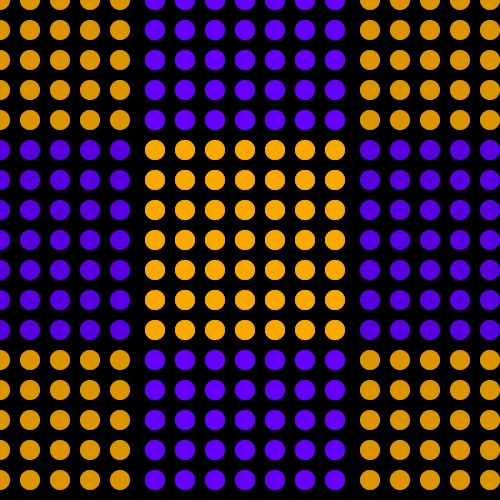
Frame 1 (no input)
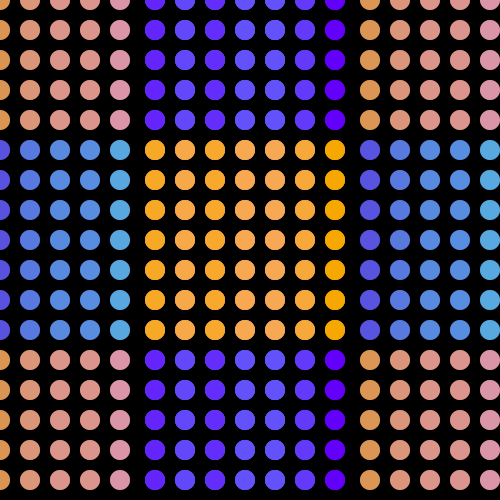
Frame 60 (the mouse pressed at the canvas centre just before this capture)
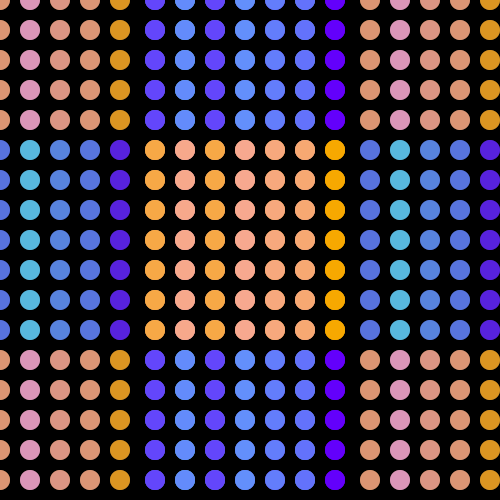
Frame 120 (the mouse held since frame 60 and released just before this capture)

The Processing sketch that drew these frames (run headless with seeded random() and noise(); from frame 60 on, the mouse is pressed at the canvas centre):

// Processing sketch: processing_166814
// ── processing_166814.pde

float[][]eColor = new float[6][8];
float[][]rect = new float[6][8];
float[][]speed = {{0.1, 0.5, 0.3, 0.2, 1.5, 0.5,0.4, 0.8},    //円の拡大縮小のスピード
                   {1.0, 2.0, 1.5, 2.0, 0.3, 1.1,1.0, 2.0},
                   {0.4, 0.8, 0.8, 1.1, 1.4, 2.0,0.1, 0.5},
                   {0.1, 0.5, 0.3, 0.2, 1.5, 1.3,2.0, 0.5},    
                   {1.0, 2.0, 1.5, 2.0, 0.5, 0.7,1.1, 1.4},
                   {0.4, 0.8, 0.08, 1.1, 1.4, 0.9,1.5, 2.0}};

float minSize = 1;
float maxSize = 100;



void setup(){
  size(500,500);
  background(0);
  smooth();
  noStroke();
  fill(0);
  rectMode(CENTER);
  
  for(int y = 0; y < 6; y++){
    for(int x = 0; x < 6; x++){
     rect[y][x] = maxSize;
     eColor[y][x] = 0;
    }
  }
}


void draw(){
  background(0);
  
    for(int y = 0; y < 3; y++){
    for(int x = 0; x < 5; x++){

      eColor[y][x] += speed[y][x]; 
      if(rect[y][x] > maxSize || rect[y][x] < minSize || eColor[y][x] > 255 || eColor[y][x] < 0)speed[y][x] = -speed[y][x];
      
      fill(250, 170, eColor[y][x], 127);
      ellipse(x*30, 0, 20, 20); 
      
      fill(250, 170, eColor[y][x], 127);
      ellipse(x*30, 30, 20, 20); 
      
      fill(250, 170, eColor[y][x], 127);
      ellipse(x*30, 60, 20, 20); 
      
      fill(250, 170, eColor[y][x], 127);
      ellipse(x*30, 90, 20, 20); 
      
      fill(250, 170, eColor[y][x], 127);
      ellipse(x*30, 120, 20, 20); 
      
      fill(100, eColor[y][x], 255, 127);
      ellipse(x*30, 150, 20, 20); 
      
      fill(100, eColor[y][x], 255, 127);
      ellipse(x*30, 180, 20, 20); 
      
      fill(100, eColor[y][x], 255, 127);
      ellipse(x*30, 210, 20, 20); 
      
      fill(100, eColor[y][x], 255, 127);
      ellipse(x*30, 240, 20, 20); 
      
      fill(100, eColor[y][x], 255, 127);
      ellipse(x*30, 270, 20, 20); 
      
      fill(100, eColor[y][x], 255, 127);
      ellipse(x*30, 300, 20, 20); 
 
      fill(100, eColor[y][x], 255, 127);
      ellipse(x*30, 330, 20, 20);    
    
      fill(250, 170, eColor[y][x], 127);
      ellipse(x*30, 360, 20, 20); 
      
      fill(250, 170, eColor[y][x], 127);
      ellipse(x*30, 390, 20, 20); 
      
      fill(250, 170, eColor[y][x], 127);
      ellipse(x*30, 420, 20, 20); 
      
      fill(250, 170, eColor[y][x], 127);
      ellipse(x*30, 450, 20, 20); 
      
      fill(250, 170, eColor[y][x], 127);
      ellipse(x*30, 480, 20, 20); 
      

 
      
        }
  }
      
        
  
  for(int y = 0; y < 6; y++){
    for(int x = 0; x < 7; x++){

      eColor[y][x] += speed[y][x]; 
      if(rect[y][x] > maxSize || rect[y][x] < minSize || eColor[y][x] > 255 || eColor[y][x] < 0)speed[y][x] = -speed[y][x];
      
      fill(100, eColor[y][x], 255, 127);
      ellipse(x*30+155, 0, 20, 20); 
      
      fill(100, eColor[y][x], 255, 127);
      ellipse(x*30+155, 30, 20, 20); 
      
      fill(100, eColor[y][x], 255, 127);
      ellipse(x*30+155, 60, 20, 20); 
      
      fill(100, eColor[y][x], 255, 127);
      ellipse(x*30+155, 90, 20, 20); 
      
      fill(100, eColor[y][x], 255, 127);
      ellipse(x*30+155, 120, 20, 20); 
      
      fill(250, 170, eColor[y][x], 127);
      ellipse(x*30+155, 150, 20, 20); 
      
      fill(250, 170, eColor[y][x], 127);
      ellipse(x*30+155, 180, 20, 20); 
      
      fill(250, 170, eColor[y][x], 127);
      ellipse(x*30+155, 210, 20, 20); 
      
      fill(250, 170, eColor[y][x], 127);
      ellipse(x*30+155, 240, 20, 20); 
      
      fill(250, 170, eColor[y][x], 127);
      ellipse(x*30+155, 270, 20, 20); 
      
      fill(250, 170, eColor[y][x], 127);
      ellipse(x*30+155, 300, 20, 20); 
 
      fill(250, 170, eColor[y][x], 127);
      ellipse(x*30+155, 330, 20, 20);    
    
      fill(100, eColor[y][x], 255, 127);
      ellipse(x*30+155, 360, 20, 20); 
      
      fill(100, eColor[y][x], 255, 127);
      ellipse(x*30+155, 390, 20, 20); 
      
      fill(100, eColor[y][x], 255, 127);
      ellipse(x*30+155, 420, 20, 20); 
      
      fill(100, eColor[y][x], 255, 127);
      ellipse(x*30+155, 450, 20, 20); 
      
      fill(100, eColor[y][x], 255, 127);
      ellipse(x*30+155, 480, 20, 20); 
           
        }
  }
  
  
  
    for(int y = 0; y < 3; y++){
    for(int x = 0; x < 5; x++){

      eColor[y][x] += speed[y][x]; 
      if(rect[y][x] > maxSize || rect[y][x] < minSize || eColor[y][x] > 255 || eColor[y][x] < 0)speed[y][x] = -speed[y][x];
      
      fill(250, 170, eColor[y][x], 127);
      ellipse(x*30+370, 0, 20, 20); 
      
      fill(250, 170, eColor[y][x], 127);
      ellipse(x*30+370, 30, 20, 20); 
      
      fill(250, 170, eColor[y][x], 127);
      ellipse(x*30+370, 60, 20, 20); 
      
      fill(250, 170, eColor[y][x], 127);
      ellipse(x*30+370, 90, 20, 20); 
      
      fill(250, 170, eColor[y][x], 127);
      ellipse(x*30+370, 120, 20, 20); 
      
      fill(100, eColor[y][x], 255, 127);
      ellipse(x*30+370, 150, 20, 20); 
      
      fill(100, eColor[y][x], 255, 127);
      ellipse(x*30+370, 180, 20, 20); 
      
      fill(100, eColor[y][x], 255, 127);
      ellipse(x*30+370, 210, 20, 20); 
      
      fill(100, eColor[y][x], 255, 127);
      ellipse(x*30+370, 240, 20, 20); 
      
      fill(100, eColor[y][x], 255, 127);
      ellipse(x*30+370, 270, 20, 20); 
      
      fill(100, eColor[y][x], 255, 127);
      ellipse(x*30+370, 300, 20, 20); 
 
      fill(100, eColor[y][x], 255, 127);
      ellipse(x*30+370, 330, 20, 20);    
    
      fill(250, 170, eColor[y][x], 127);
      ellipse(x*30+370, 360, 20, 20); 
      
      fill(250, 170, eColor[y][x], 127);
      ellipse(x*30+370, 390, 20, 20);
      
      fill(250, 170, eColor[y][x], 127);
      ellipse(x*30+370, 420, 20, 20);
      
      fill(250, 170, eColor[y][x], 127);
      ellipse(x*30+370, 450, 20, 20);
      
      fill(250, 170, eColor[y][x], 127);
      ellipse(x*30+370, 480, 20, 20);
      

      
        }
    }      
}
  
  
